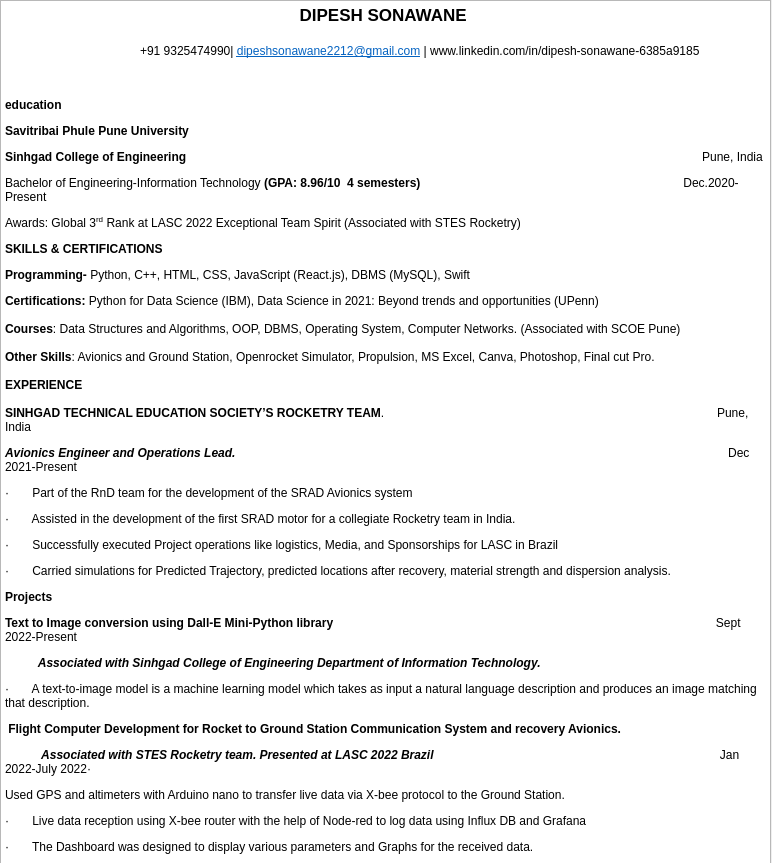
<?xml version="1.0" encoding="UTF-8"?>
<ui version="4.0">
 <class>Resume</class>
 <widget class="QDialog" name="Resume">
  <property name="geometry">
   <rect>
    <x>0</x>
    <y>0</y>
    <width>772</width>
    <height>863</height>
   </rect>
  </property>
  <property name="windowTitle">
   <string>Dialog</string>
  </property>
  <widget class="QTextBrowser" name="textBrowser">
   <property name="geometry">
    <rect>
     <x>0</x>
     <y>0</y>
     <width>771</width>
     <height>1221</height>
    </rect>
   </property>
   <property name="html">
    <string>&lt;!DOCTYPE HTML PUBLIC &quot;-//W3C//DTD HTML 4.0//EN&quot; &quot;http://www.w3.org/TR/REC-html40/strict.dtd&quot;&gt;
&lt;html&gt;&lt;head&gt;&lt;meta name=&quot;qrichtext&quot; content=&quot;1&quot; /&gt;&lt;meta charset=&quot;utf-8&quot; /&gt;&lt;style type=&quot;text/css&quot;&gt;
p, li { white-space: pre-wrap; }
hr { height: 1px; border-width: 0; }
&lt;/style&gt;&lt;/head&gt;&lt;body style=&quot; font-family:'.AppleSystemUIFont'; font-size:13pt; font-weight:400; font-style:normal;&quot;&gt;
&lt;p align=&quot;center&quot; style=&quot; margin-top:12px; margin-bottom:12px; margin-left:0px; margin-right:0px; -qt-block-indent:0; text-indent:0px;&quot;&gt;&lt;span style=&quot; font-weight:700; text-transform:uppercase;&quot;&gt;DIPESH SONAWANE&lt;/span&gt; &lt;/p&gt;
&lt;p align=&quot;center&quot; style=&quot; margin-top:12px; margin-bottom:12px; margin-left:0px; margin-right:0px; -qt-block-indent:0; text-indent:0px;&quot;&gt;&lt;span style=&quot; font-size:14pt;&quot;&gt;             &lt;/span&gt;&lt;span style=&quot; font-size:9pt;&quot;&gt; +91 9325474990&lt;/span&gt;&lt;span style=&quot; font-size:9pt; color:#000000;&quot;&gt;| &lt;/span&gt;&lt;span style=&quot; font-size:9pt; text-decoration: underline; color:#0563c1;&quot;&gt;dipeshsonawane2212@gmail.com&lt;/span&gt;&lt;span style=&quot; font-size:9pt; color:#0563c1;&quot;&gt; &lt;/span&gt;&lt;span style=&quot; font-size:9pt; color:#000000;&quot;&gt;| &lt;/span&gt;&lt;span style=&quot; font-family:'Segoe UI','sans-serif'; font-size:9pt; color:#000000; background-color:#ffffff;&quot;&gt;www.linkedin.com/in/dipesh-sonawane-6385a9185&lt;/span&gt;&lt;span style=&quot; font-size:9pt;&quot;&gt; &lt;/span&gt;&lt;/p&gt;
&lt;p style=&quot; margin-top:12px; margin-bottom:12px; margin-left:0px; margin-right:0px; -qt-block-indent:0; text-indent:0px;&quot;&gt;&lt;span style=&quot; font-size:9pt;&quot;&gt;  &lt;/span&gt;&lt;/p&gt;
&lt;p style=&quot; margin-top:12px; margin-bottom:12px; margin-left:0px; margin-right:0px; -qt-block-indent:0; text-indent:0px;&quot;&gt;&lt;span style=&quot; font-size:9pt; font-weight:700; text-transform:uppercase;&quot;&gt;education&lt;/span&gt;&lt;span style=&quot; font-size:9pt;&quot;&gt; &lt;/span&gt;&lt;/p&gt;
&lt;p style=&quot; margin-top:12px; margin-bottom:12px; margin-left:0px; margin-right:0px; -qt-block-indent:0; text-indent:0px;&quot;&gt;&lt;span style=&quot; font-size:9pt; font-weight:700;&quot;&gt;Savitribai Phule Pune University&lt;/span&gt;&lt;span style=&quot; font-size:9pt;&quot;&gt; &lt;/span&gt;&lt;/p&gt;
&lt;p style=&quot; margin-top:12px; margin-bottom:12px; margin-left:0px; margin-right:0px; -qt-block-indent:0; text-indent:0px;&quot;&gt;&lt;span style=&quot; font-size:9pt; font-weight:700;&quot;&gt;Sinhgad College of Engineering&lt;/span&gt;&lt;span style=&quot; font-size:9pt;&quot;&gt;                                                                                                                                                           Pune, India  &lt;/span&gt;&lt;/p&gt;
&lt;p style=&quot; margin-top:12px; margin-bottom:12px; margin-left:0px; margin-right:0px; -qt-block-indent:0; text-indent:0px;&quot;&gt;&lt;span style=&quot; font-size:9pt;&quot;&gt;Bachelor of Engineering-Information Technology &lt;/span&gt;&lt;span style=&quot; font-size:9pt; font-weight:700;&quot;&gt;(GPA: 8.96/10  4 semesters)&lt;/span&gt;&lt;span style=&quot; font-size:9pt;&quot;&gt;                                                                               Dec.2020-Present &lt;/span&gt;&lt;/p&gt;
&lt;p style=&quot; margin-top:12px; margin-bottom:12px; margin-left:0px; margin-right:0px; -qt-block-indent:0; text-indent:0px;&quot;&gt;&lt;span style=&quot; font-size:9pt;&quot;&gt;Awards: Global 3&lt;/span&gt;&lt;span style=&quot; font-size:9pt; vertical-align:super;&quot;&gt;rd&lt;/span&gt;&lt;span style=&quot; font-size:9pt;&quot;&gt; Rank at LASC 2022 Exceptional Team Spirit (Associated with STES Rocketry) &lt;/span&gt;&lt;/p&gt;
&lt;p style=&quot; margin-top:12px; margin-bottom:12px; margin-left:0px; margin-right:0px; -qt-block-indent:0; text-indent:0px;&quot;&gt;&lt;span style=&quot; font-size:9pt; font-weight:700; text-transform:uppercase;&quot;&gt;SKILLS &amp;amp; CERTIFICATIONS&lt;/span&gt;&lt;span style=&quot; font-size:9pt;&quot;&gt; &lt;/span&gt;&lt;/p&gt;
&lt;p style=&quot; margin-top:0px; margin-bottom:12px; margin-left:0px; margin-right:0px; -qt-block-indent:0; text-indent:0px;&quot;&gt;&lt;span style=&quot; font-size:9pt; font-weight:700;&quot;&gt;Programming- &lt;/span&gt;&lt;span style=&quot; font-size:9pt;&quot;&gt;Python, C++, HTML, CSS, JavaScript (React.js), DBMS (MySQL), Swift &lt;/span&gt;&lt;/p&gt;
&lt;p style=&quot; margin-top:0px; margin-bottom:12px; margin-left:0px; margin-right:0px; -qt-block-indent:0; text-indent:0px; line-height:115%;&quot;&gt;&lt;span style=&quot; font-size:9pt; font-weight:700;&quot;&gt;Certifications: &lt;/span&gt;&lt;span style=&quot; font-size:9pt;&quot;&gt;Python for Data Science (IBM), Data Science in 2021: Beyond trends and opportunities (UPenn) &lt;/span&gt;&lt;/p&gt;
&lt;p style=&quot; margin-top:0px; margin-bottom:12px; margin-left:0px; margin-right:0px; -qt-block-indent:0; text-indent:0px; line-height:115%;&quot;&gt;&lt;span style=&quot; font-size:9pt; font-weight:700;&quot;&gt;Courses&lt;/span&gt;&lt;span style=&quot; font-size:9pt;&quot;&gt;: Data Structures and Algorithms, OOP, DBMS, Operating System, Computer Networks. (Associated with SCOE Pune) &lt;/span&gt;&lt;/p&gt;
&lt;p style=&quot; margin-top:0px; margin-bottom:12px; margin-left:0px; margin-right:0px; -qt-block-indent:0; text-indent:0px; line-height:115%;&quot;&gt;&lt;span style=&quot; font-size:9pt; font-weight:700;&quot;&gt;Other Skills&lt;/span&gt;&lt;span style=&quot; font-size:9pt;&quot;&gt;: Avionics and Ground Station, Openrocket Simulator, Propulsion, MS Excel, Canva, Photoshop, Final cut Pro. &lt;/span&gt;&lt;/p&gt;
&lt;p style=&quot; margin-top:0px; margin-bottom:12px; margin-left:0px; margin-right:0px; -qt-block-indent:0; text-indent:0px; line-height:115%;&quot;&gt;&lt;span style=&quot; font-size:9pt; font-weight:700; text-transform:uppercase;&quot;&gt;EXPERIENCE&lt;/span&gt;&lt;span style=&quot; font-size:9pt;&quot;&gt; &lt;/span&gt;&lt;/p&gt;
&lt;p style=&quot; margin-top:12px; margin-bottom:12px; margin-left:0px; margin-right:0px; -qt-block-indent:0; text-indent:0px;&quot;&gt;&lt;span style=&quot; font-size:9pt; font-weight:700; text-transform:uppercase;&quot;&gt;SINHGAD TECHNICAL EDUCATION SOCIETY’S ROCKETRY TEAM&lt;/span&gt;&lt;span style=&quot; font-size:9pt; text-transform:uppercase;&quot;&gt;.                                                                                                    &lt;/span&gt;&lt;span style=&quot; font-size:9pt;&quot;&gt;Pune, India &lt;/span&gt;&lt;/p&gt;
&lt;p style=&quot; margin-top:12px; margin-bottom:12px; margin-left:0px; margin-right:0px; -qt-block-indent:0; text-indent:0px;&quot;&gt;&lt;span style=&quot; font-size:9pt; font-weight:700; font-style:italic;&quot;&gt;Avionics Engineer and Operations Lead.                                                                                                                                                    &lt;/span&gt;&lt;span style=&quot; font-size:9pt;&quot;&gt;Dec 2021-Present &lt;/span&gt;&lt;/p&gt;
&lt;p style=&quot; margin-top:12px; margin-bottom:12px; margin-left:0px; margin-right:0px; -qt-block-indent:0; text-indent:0px;&quot;&gt;&lt;span style=&quot; font-family:'Symbol'; font-size:9pt;&quot;&gt;·&lt;/span&gt;&lt;span style=&quot; font-family:'Times New Roman'; font-size:9pt;&quot;&gt;       &lt;/span&gt;&lt;span style=&quot; font-size:9pt;&quot;&gt;Part of the RnD team for the development of the SRAD Avionics system &lt;/span&gt;&lt;/p&gt;
&lt;p style=&quot; margin-top:12px; margin-bottom:12px; margin-left:0px; margin-right:0px; -qt-block-indent:0; text-indent:0px;&quot;&gt;&lt;span style=&quot; font-family:'Symbol'; font-size:9pt;&quot;&gt;·&lt;/span&gt;&lt;span style=&quot; font-family:'Times New Roman'; font-size:9pt;&quot;&gt;       &lt;/span&gt;&lt;span style=&quot; font-size:9pt;&quot;&gt;Assisted in the development of the first SRAD motor for a collegiate Rocketry team in India. &lt;/span&gt;&lt;/p&gt;
&lt;p style=&quot; margin-top:12px; margin-bottom:12px; margin-left:0px; margin-right:0px; -qt-block-indent:0; text-indent:0px;&quot;&gt;&lt;span style=&quot; font-family:'Symbol'; font-size:9pt;&quot;&gt;·&lt;/span&gt;&lt;span style=&quot; font-family:'Times New Roman'; font-size:9pt;&quot;&gt;       &lt;/span&gt;&lt;span style=&quot; font-size:9pt;&quot;&gt;Successfully executed Project operations like logistics, Media, and Sponsorships for LASC in Brazil &lt;/span&gt;&lt;/p&gt;
&lt;p style=&quot; margin-top:12px; margin-bottom:12px; margin-left:0px; margin-right:0px; -qt-block-indent:0; text-indent:0px;&quot;&gt;&lt;span style=&quot; font-family:'Symbol'; font-size:9pt;&quot;&gt;·&lt;/span&gt;&lt;span style=&quot; font-family:'Times New Roman'; font-size:9pt;&quot;&gt;       &lt;/span&gt;&lt;span style=&quot; font-size:9pt;&quot;&gt;Carried simulations for Predicted Trajectory, predicted locations after recovery, material strength and dispersion analysis. &lt;/span&gt;&lt;/p&gt;
&lt;p style=&quot; margin-top:12px; margin-bottom:12px; margin-left:0px; margin-right:0px; -qt-block-indent:0; text-indent:0px;&quot;&gt;&lt;span style=&quot; font-size:9pt; font-weight:700; text-transform:uppercase;&quot;&gt;Projects&lt;/span&gt;&lt;span style=&quot; font-size:9pt;&quot;&gt; &lt;/span&gt;&lt;/p&gt;
&lt;p style=&quot; margin-top:12px; margin-bottom:12px; margin-left:0px; margin-right:0px; -qt-block-indent:0; text-indent:0px;&quot;&gt;&lt;span style=&quot; font-size:9pt; font-weight:700;&quot;&gt;Text to Image conversion using Dall-E Mini-Python library                                                                                   &lt;/span&gt;&lt;span style=&quot; font-size:9pt;&quot;&gt;                                Sept 2022-Present &lt;/span&gt;&lt;/p&gt;
&lt;p style=&quot; margin-top:12px; margin-bottom:12px; margin-left:0px; margin-right:0px; -qt-block-indent:0; text-indent:0px;&quot;&gt;&lt;span style=&quot; font-size:9pt; font-weight:700; font-style:italic;&quot;&gt;          Associated with Sinhgad College of Engineering Department of Information Technology.&lt;/span&gt;&lt;span style=&quot; font-size:9pt;&quot;&gt; &lt;/span&gt;&lt;/p&gt;
&lt;p style=&quot; margin-top:12px; margin-bottom:12px; margin-left:0px; margin-right:0px; -qt-block-indent:0; text-indent:0px;&quot;&gt;&lt;span style=&quot; font-family:'Symbol'; font-size:9pt;&quot;&gt;·&lt;/span&gt;&lt;span style=&quot; font-family:'Times New Roman'; font-size:9pt;&quot;&gt;       &lt;/span&gt;&lt;span style=&quot; font-size:9pt;&quot;&gt;A text-to-image model is a machine learning model which takes as input a natural language description and produces an image matching that description. &lt;/span&gt;&lt;/p&gt;
&lt;p style=&quot; margin-top:12px; margin-bottom:12px; margin-left:0px; margin-right:0px; -qt-block-indent:0; text-indent:0px;&quot;&gt;&lt;span style=&quot; font-size:9pt;&quot;&gt; &lt;/span&gt;&lt;span style=&quot; font-size:9pt; font-weight:700;&quot;&gt;Flight Computer Development for Rocket to Ground Station Communication System and recovery Avionics.  &lt;/span&gt;&lt;/p&gt;
&lt;p style=&quot; margin-top:12px; margin-bottom:12px; margin-left:0px; margin-right:0px; -qt-block-indent:0; text-indent:0px;&quot;&gt;&lt;span style=&quot; font-size:9pt; font-weight:700; font-style:italic;&quot;&gt;           Associated with STES Rocketry team. Presented at LASC 2022 Brazil                                                                                      &lt;/span&gt;&lt;span style=&quot; font-size:9pt;&quot;&gt;Jan 2022-July 2022&lt;/span&gt;&lt;span style=&quot; font-family:'Symbol'; font-size:9pt;&quot;&gt;·&lt;/span&gt;&lt;span style=&quot; font-family:'Times New Roman'; font-size:9pt;&quot;&gt;       &lt;/span&gt;&lt;/p&gt;
&lt;p style=&quot; margin-top:12px; margin-bottom:12px; margin-left:0px; margin-right:0px; -qt-block-indent:0; text-indent:0px;&quot;&gt;&lt;span style=&quot; font-size:9pt;&quot;&gt;Used GPS and altimeters with Arduino nano to transfer live data via X-bee protocol to the Ground Station. &lt;/span&gt;&lt;/p&gt;
&lt;p style=&quot; margin-top:12px; margin-bottom:12px; margin-left:0px; margin-right:0px; -qt-block-indent:0; text-indent:0px;&quot;&gt;&lt;span style=&quot; font-family:'Symbol'; font-size:9pt;&quot;&gt;·&lt;/span&gt;&lt;span style=&quot; font-family:'Times New Roman'; font-size:9pt;&quot;&gt;       &lt;/span&gt;&lt;span style=&quot; font-size:9pt;&quot;&gt;Live data reception using X-bee router with the help of Node-red to log data using Influx DB and Grafana &lt;/span&gt;&lt;/p&gt;
&lt;p style=&quot; margin-top:12px; margin-bottom:12px; margin-left:0px; margin-right:0px; -qt-block-indent:0; text-indent:0px;&quot;&gt;&lt;span style=&quot; font-family:'Symbol'; font-size:9pt;&quot;&gt;·&lt;/span&gt;&lt;span style=&quot; font-family:'Times New Roman'; font-size:9pt;&quot;&gt;       &lt;/span&gt;&lt;span style=&quot; font-size:9pt;&quot;&gt;The Dashboard was designed to display various parameters and Graphs for the received data. &lt;/span&gt;&lt;/p&gt;
&lt;p style=&quot; margin-top:12px; margin-bottom:12px; margin-left:0px; margin-right:0px; -qt-block-indent:0; text-indent:0px;&quot;&gt;&lt;span style=&quot; font-family:'Symbol'; font-size:9pt;&quot;&gt;·&lt;/span&gt;&lt;span style=&quot; font-family:'Times New Roman'; font-size:9pt;&quot;&gt;       &lt;/span&gt;&lt;span style=&quot; font-size:9pt;&quot;&gt;Configured Altimeters for parachute deployments at different heights automatically. &lt;/span&gt;&lt;/p&gt;
&lt;p style=&quot; margin-top:12px; margin-bottom:12px; margin-left:0px; margin-right:0px; -qt-block-indent:0; text-indent:0px;&quot;&gt;&lt;span style=&quot; font-size:9pt;&quot;&gt; &lt;/span&gt;&lt;span style=&quot; font-size:9pt; font-weight:700;&quot;&gt;Global warming Analysis and Prediction using Machine Learning.                                                                                                           &lt;/span&gt;&lt;span style=&quot; font-size:9pt;&quot;&gt;April 2022 &lt;/span&gt;&lt;/p&gt;
&lt;p style=&quot; margin-top:12px; margin-bottom:12px; margin-left:0px; margin-right:0px; -qt-block-indent:0; text-indent:0px;&quot;&gt;&lt;span style=&quot; font-size:9pt;&quot;&gt;           &lt;/span&gt;&lt;span style=&quot; font-size:9pt; font-weight:700; font-style:italic;&quot;&gt;Presented at ‘PRAKALP’ a National Level Competition organized by KITCOE Kolhapur&lt;/span&gt;&lt;span style=&quot; font-size:9pt;&quot;&gt; &lt;/span&gt;&lt;/p&gt;
&lt;p style=&quot; margin-top:12px; margin-bottom:12px; margin-left:0px; margin-right:0px; -qt-block-indent:0; text-indent:0px;&quot;&gt;&lt;span style=&quot; font-family:'Times New Roman'; font-size:9pt;&quot;&gt;        &lt;/span&gt;&lt;span style=&quot; font-size:9pt;&quot;&gt;Designed a model to accomplish global temperature prediction and analysis of atmospheric gases using machine learning &lt;/span&gt;&lt;span style=&quot; font-family:'Times New Roman'; font-size:9pt;&quot;&gt; &lt;/span&gt;&lt;span style=&quot; font-size:9pt;&quot;&gt;Forecasted temperature and                    captured the relationship between Greenhouse gases and temperature to analyze the combat cause of global warming with a predicted accuracy of 99.58%. &lt;/span&gt;&lt;span style=&quot; font-family:'Times New Roman'; font-size:9pt;&quot;&gt;    &lt;/span&gt;&lt;span style=&quot; font-size:9pt;&quot;&gt;Designed a web application using HTML and CSS for the front end and Python for the back end.&lt;/span&gt;&lt;/p&gt;
&lt;p style=&quot; margin-top:12px; margin-bottom:12px; margin-left:0px; margin-right:0px; -qt-block-indent:0; text-indent:0px;&quot;&gt;&lt;span style=&quot; font-size:9pt; font-weight:700; font-style:italic;&quot;&gt; &lt;/span&gt;&lt;span style=&quot; font-size:9pt; font-weight:700; text-transform:uppercase;&quot;&gt;Activities&lt;/span&gt;&lt;span style=&quot; font-size:9pt;&quot;&gt; &lt;/span&gt;&lt;/p&gt;
&lt;p style=&quot; margin-top:12px; margin-bottom:12px; margin-left:0px; margin-right:0px; -qt-block-indent:0; text-indent:0px;&quot;&gt;&lt;span style=&quot; font-family:'Symbol'; font-size:9pt;&quot;&gt;·&lt;/span&gt;&lt;span style=&quot; font-family:'Times New Roman'; font-size:9pt;&quot;&gt;       &lt;/span&gt;&lt;span style=&quot; font-size:9pt;&quot;&gt;Represented India at the Latin America Space challenge and secured 3&lt;/span&gt;&lt;span style=&quot; font-size:9pt; vertical-align:super;&quot;&gt;rd&lt;/span&gt;&lt;span style=&quot; font-size:9pt;&quot;&gt; rank globally for the 1km apogee target &lt;/span&gt;&lt;/p&gt;
&lt;p style=&quot; margin-top:12px; margin-bottom:12px; margin-left:0px; margin-right:0px; -qt-block-indent:0; text-indent:0px;&quot;&gt;&lt;span style=&quot; font-family:'Symbol'; font-size:9pt;&quot;&gt;·&lt;/span&gt;&lt;span style=&quot; font-family:'Times New Roman'; font-size:9pt;&quot;&gt;       &lt;/span&gt;&lt;span style=&quot; font-size:9pt;&quot;&gt;Member of Managing Committee of Sinhgad Student Council and had an active role in conducting various events like Sinhgad carnival and Karandakk which are some of the largest student events in Pune &lt;/span&gt;&lt;/p&gt;
&lt;p style=&quot; margin-top:12px; margin-bottom:12px; margin-left:0px; margin-right:0px; -qt-block-indent:0; text-indent:0px;&quot;&gt;&lt;span style=&quot; font-family:'Symbol'; font-size:9pt;&quot;&gt;·&lt;/span&gt;&lt;span style=&quot; font-family:'Times New Roman'; font-size:9pt;&quot;&gt;       &lt;/span&gt;&lt;span style=&quot; font-size:9pt;&quot;&gt;Active Volunteer at Prayas Charity: Education for all under which we raise funds for the education of the Underprivileged. &lt;/span&gt;&lt;/p&gt;
&lt;p style=&quot; margin-top:12px; margin-bottom:12px; margin-left:0px; margin-right:0px; -qt-block-indent:0; text-indent:0px;&quot;&gt;&lt;span style=&quot; font-family:'Symbol'; font-size:9pt;&quot;&gt;·&lt;/span&gt;&lt;span style=&quot; font-family:'Times New Roman'; font-size:9pt;&quot;&gt;       &lt;/span&gt;&lt;span style=&quot; font-size:9pt;&quot;&gt;Pioneered STEM awareness camps in schools for creating awareness regarding Science and Technology &lt;/span&gt;&lt;/p&gt;
&lt;p style=&quot; margin-top:12px; margin-bottom:12px; margin-left:0px; margin-right:0px; -qt-block-indent:0; text-indent:0px;&quot;&gt;&lt;span style=&quot; font-family:'Symbol'; font-size:9pt;&quot;&gt;·&lt;/span&gt;&lt;span style=&quot; font-family:'Times New Roman'; font-size:9pt;&quot;&gt;       &lt;/span&gt;&lt;span style=&quot; font-size:9pt;&quot;&gt;Secured 3&lt;/span&gt;&lt;span style=&quot; font-size:9pt; vertical-align:super;&quot;&gt;rd&lt;/span&gt;&lt;span style=&quot; font-size:9pt;&quot;&gt; rank at District level Debate Competition as well as played in Division level football tournaments in High school. &lt;/span&gt;&lt;/p&gt;
&lt;p style=&quot; margin-top:12px; margin-bottom:12px; margin-left:0px; margin-right:0px; -qt-block-indent:0; text-indent:0px;&quot;&gt;&lt;span style=&quot; font-size:9pt;&quot;&gt;  &lt;/span&gt;&lt;/p&gt;&lt;/body&gt;&lt;/html&gt;</string>
   </property>
  </widget>
 </widget>
 <resources/>
 <connections/>
</ui>
